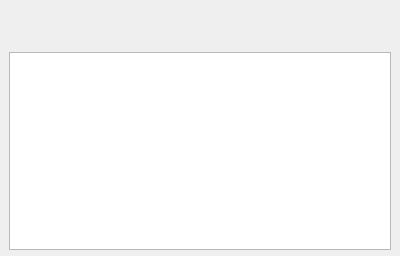
<?xml version="1.0" encoding="UTF-8"?>
<ui version="4.0">
 <class>MessageBoxUI</class>
 <widget class="QWidget" name="MessageBoxUI">
  <property name="geometry">
   <rect>
    <x>0</x>
    <y>0</y>
    <width>400</width>
    <height>256</height>
   </rect>
  </property>
  <property name="windowTitle">
   <string>Form</string>
  </property>
  <layout class="QVBoxLayout" name="globalLayout">
   <property name="leftMargin">
    <number>0</number>
   </property>
   <property name="topMargin">
    <number>0</number>
   </property>
   <property name="rightMargin">
    <number>0</number>
   </property>
   <property name="bottomMargin">
    <number>6</number>
   </property>
   <item>
    <widget class="QFrame" name="mb_main_frame">
     <property name="frameShape">
      <enum>QFrame::NoFrame</enum>
     </property>
     <property name="frameShadow">
      <enum>QFrame::Raised</enum>
     </property>
     <layout class="QVBoxLayout" name="verticalLayout">
      <property name="leftMargin">
       <number>9</number>
      </property>
      <property name="topMargin">
       <number>6</number>
      </property>
      <property name="rightMargin">
       <number>9</number>
      </property>
      <property name="bottomMargin">
       <number>0</number>
      </property>
      <item>
       <layout class="QHBoxLayout" name="mainLayoutMessageBox">
        <item>
         <widget class="QWidget" name="icon_widget" native="true">
          <layout class="QHBoxLayout" name="horizontalLayout">
           <property name="leftMargin">
            <number>0</number>
           </property>
           <property name="topMargin">
            <number>0</number>
           </property>
           <property name="rightMargin">
            <number>0</number>
           </property>
           <property name="bottomMargin">
            <number>0</number>
           </property>
           <item>
            <widget class="QLabel" name="iconMessageBox">
             <property name="sizePolicy">
              <sizepolicy hsizetype="Minimum" vsizetype="Minimum">
               <horstretch>0</horstretch>
               <verstretch>0</verstretch>
              </sizepolicy>
             </property>
             <property name="minimumSize">
              <size>
               <width>40</width>
               <height>40</height>
              </size>
             </property>
             <property name="text">
              <string/>
             </property>
             <property name="pixmap">
              <pixmap resource="../../../share/icons/share_icons.qrc">:/share_icons/warning.svg</pixmap>
             </property>
             <property name="scaledContents">
              <bool>false</bool>
             </property>
            </widget>
           </item>
           <item>
            <spacer name="horizontalSpacer">
             <property name="orientation">
              <enum>Qt::Horizontal</enum>
             </property>
             <property name="sizeType">
              <enum>QSizePolicy::Fixed</enum>
             </property>
             <property name="sizeHint" stdset="0">
              <size>
               <width>20</width>
               <height>20</height>
              </size>
             </property>
            </spacer>
           </item>
          </layout>
         </widget>
        </item>
        <item>
         <widget class="QLabel" name="textMessageBox">
          <property name="sizePolicy">
           <sizepolicy hsizetype="Expanding" vsizetype="Maximum">
            <horstretch>0</horstretch>
            <verstretch>0</verstretch>
           </sizepolicy>
          </property>
          <property name="minimumSize">
           <size>
            <width>0</width>
            <height>0</height>
           </size>
          </property>
          <property name="text">
           <string/>
          </property>
          <property name="textFormat">
           <enum>Qt::RichText</enum>
          </property>
          <property name="wordWrap">
           <bool>true</bool>
          </property>
         </widget>
        </item>
       </layout>
      </item>
      <item>
       <layout class="QVBoxLayout" name="detailLayoutMessageBox">
        <item>
         <widget class="QTextEdit" name="detailMessageBox">
          <property name="minimumSize">
           <size>
            <width>0</width>
            <height>150</height>
           </size>
          </property>
          <property name="frameShape">
           <enum>QFrame::StyledPanel</enum>
          </property>
          <property name="frameShadow">
           <enum>QFrame::Sunken</enum>
          </property>
          <property name="html">
           <string>&lt;!DOCTYPE HTML PUBLIC &quot;-//W3C//DTD HTML 4.0//EN&quot; &quot;http://www.w3.org/TR/REC-html40/strict.dtd&quot;&gt;
&lt;html&gt;&lt;head&gt;&lt;meta name=&quot;qrichtext&quot; content=&quot;1&quot; /&gt;&lt;style type=&quot;text/css&quot;&gt;
p, li { white-space: pre-wrap; }
&lt;/style&gt;&lt;/head&gt;&lt;body style=&quot; font-family:'Roboto'; font-size:10pt; font-weight:400; font-style:normal;&quot;&gt;
&lt;p style=&quot;-qt-paragraph-type:empty; margin-top:0px; margin-bottom:0px; margin-left:0px; margin-right:0px; -qt-block-indent:0; text-indent:0px; font-family:'MS Shell Dlg 2'; font-size:7.8pt;&quot;&gt;&lt;br /&gt;&lt;/p&gt;&lt;/body&gt;&lt;/html&gt;</string>
          </property>
         </widget>
        </item>
       </layout>
      </item>
     </layout>
    </widget>
   </item>
  </layout>
 </widget>
 <resources>
  <include location="../../../share/icons/share_icons.qrc"/>
 </resources>
 <connections/>
</ui>
